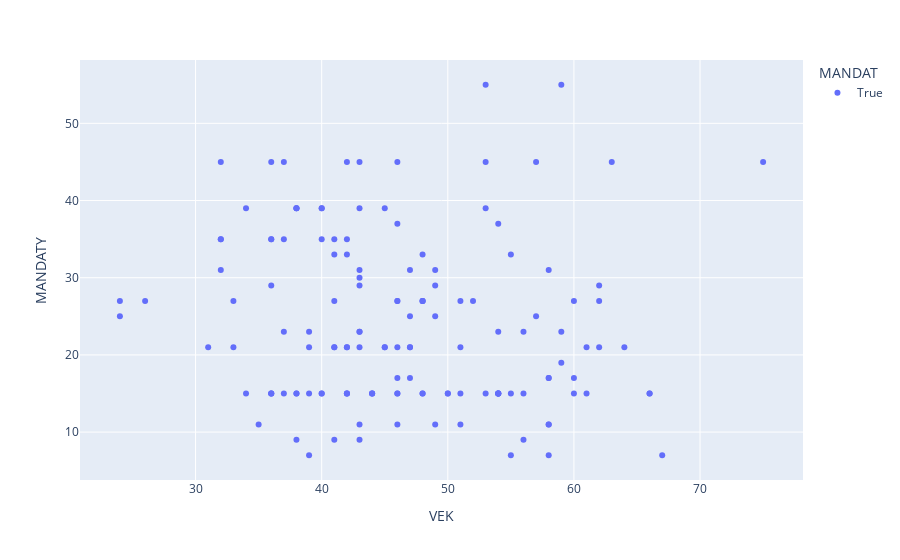

Write notebook code for a chart like this one.
### Markdown cell above
Z predchoziho grafu to vypada, ze by tam nejaka zavislost mohla byt. Zkusime vyfiltrovat.

### Code cell
px.scatter(kandidati_obec.query('MANDAT'), x='VEK', y='MANDATY', color='MANDAT')

### Figure 1 — Plotly figure (JSON) as saved in the notebook; plotly's stock layout.template omitted (floating-point values rounded to 4 significant figures; data arrays with more than 128 entries replaced by an {"elided": "..."} marker saying what was removed)
{"data": [{"hovertemplate": "MANDAT=True<br>VEK=%{x}<br>MANDATY=%{y}<extra></extra>", "legendgroup": "True", "marker": {"color": "#636efa", "symbol": "circle"}, "mode": "markers", "name": "True", "orientation": "v", "showlegend": true, "type": "scatter", "x": {"elided": "142 int values"}, "xaxis": "x", "y": {"elided": "142 int values"}, "yaxis": "y"}], "layout": {"legend": {"title": {"text": "MANDAT"}, "tracegroupgap": 0}, "margin": {"t": 60}, "xaxis": {"anchor": "y", "domain": [0, 1], "title": {"text": "VEK"}}, "yaxis": {"anchor": "x", "domain": [0, 1], "title": {"text": "MANDATY"}}}}
